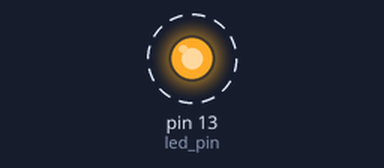
Bench run of a sketch on a simulated Arduino Uno, built with avr-gcc and run on an emulated ATmega328P. Parts: output pins drawn as LEDs (lit = HIGH). Dashed ring = blinking.

Above: at 0.5 s.
Timing chart, 0 to 4.6 s (numbered marks = the images above):
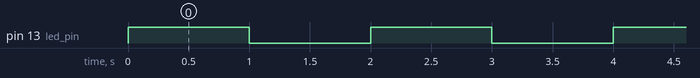

Measured:
- by itself, pin 13 (led_pin): alternates HIGH for 1.0 s and LOW for 1.0 s

The sketch:

Blink.ino
```cpp
#define led_pin 13

void setup() {
  Serial.begin(9600); // Öffnet die serielle Schnittstelle und stellt die Datenrate auf 9600 Bit/s ein
  pinMode(led_pin,OUTPUT); // Definiert Pin 13 als Outout
}

void loop() {

  digitalWrite(led_pin,HIGH); // Setz den Pin 13 auf "High"
  delay(1000); // Wartet 1000 millisekunden -> 1 Sekunde
  digitalWrite(led_pin,LOW); // Setz den Pin 13 auf "Low"
  delay(1000); // Wartet 1000 millisekunden -> 1 Sekunde
}
```
